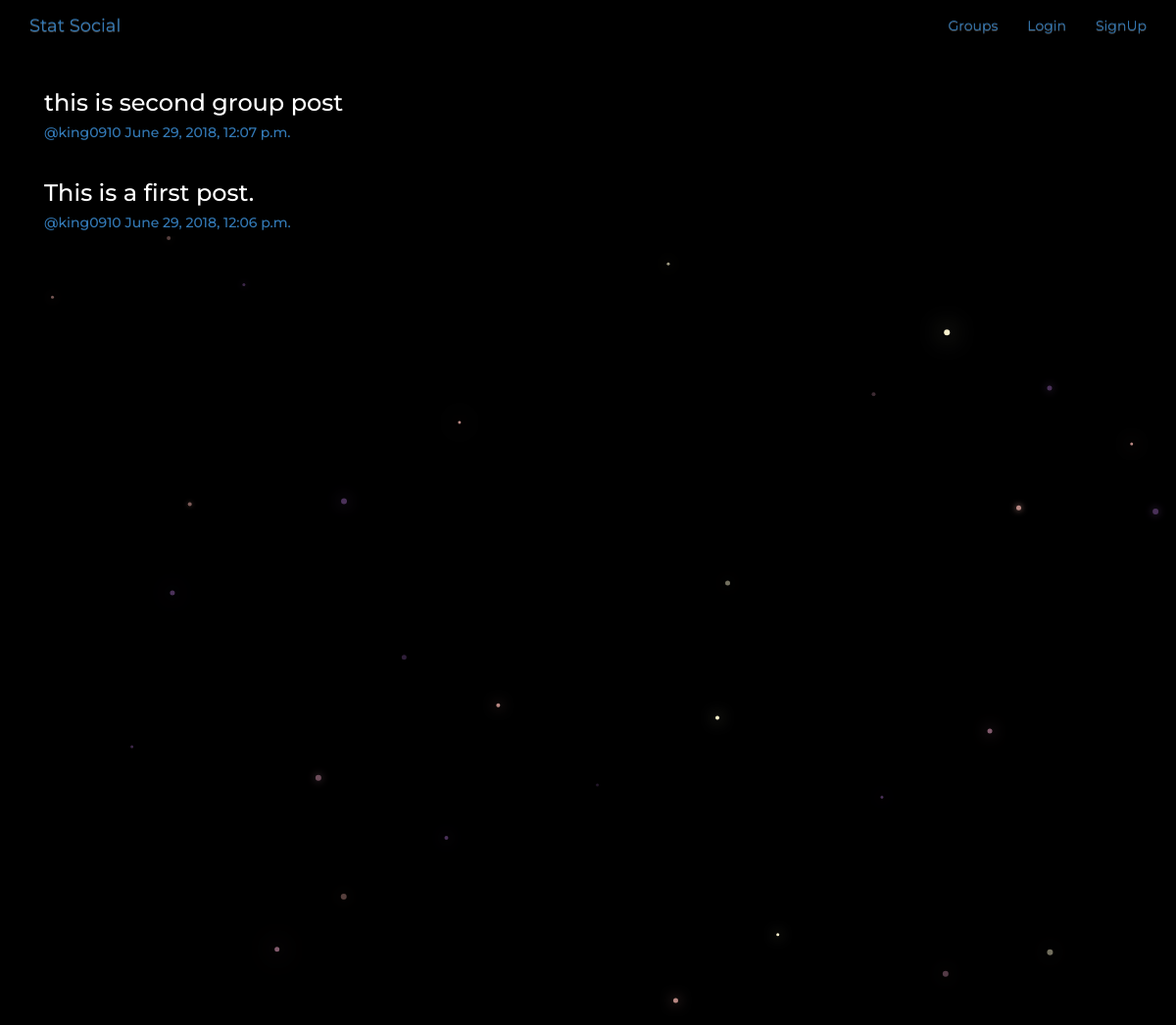
/posts/, run on the app's committed database.
### posts/models.py (models this page shows, shortened)
class Post(models.Model):
    user = models.ForeignKey(User, related_name='posts')
    created_at =models.DateTimeField(auto_now=True)
    message = models.TextField()
    group = models.ForeignKey(Group, related_name="posts", null=True, blank=True)
    class Meta():
        ordering = ['-created_at']
        unique_together = ['user', 'message']

### posts/views.py (the view)
class PostList(SelectRelatedMixin, generic.ListView):
    model = models.Post
    select_related = ('user', 'group')

### posts/templates/posts/post_list.html
{% extends "posts/post_base.html" %}
{% block post_content %}
  <div class="col-md-8">
    {% if post_list.count == 0 %}
      <h3>No Post in this Group!</h3>
    {% else %}
      {% for post in post_list %}
        {% include "posts/_post.html" %}
      {% endfor %}
    {% endif %}
  </div>
{% endblock %}

### posts/templates/posts/_post.html (shortened to what this page needs)
<div class="post media">
  <h3>{{post.message|safe}}</h3>
  <div class="media-body">
    <h5 class="media-heading">
      <span class="username">
        <a href="{% url 'posts:for_user' username=post.user.username %}">@{{ post.user.username }}</a>
      </span>
      <time class="time">
        <a href="{% url 'posts:single' username=post.user.username pk=post.pk %}">{{ post.created_at }}</a>
      </time>
    </h5>
  </div>
</div>

### static/simplesocial/css/master.css (style rules this page uses)
body { font-family: 'Montserrat', sans-serif; margin: 0; overflow: hidden; background-color: black; color:white; }

### data on the page
Post: message "this is second group post", user.username "king0910", created_at "June 29, 2018, 12:07 p.m."
Post: message "This is a first post.", user.username "king0910", created_at "June 29, 2018, 12:06 p.m."
